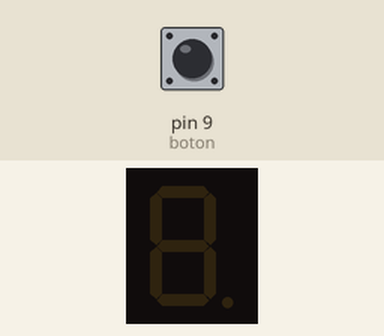
Bench run of a sketch on a simulated Arduino Uno, built with avr-gcc and run on an emulated ATmega328P. On the bench: 1-digit seven-segment display. Wiring (inferred from the names in the program): 1-digit 7-segment display, segments lit when HIGH: segments pin 2, pin 3, pin 4, pin 5, pin 6, pin 7, pin 8. The inputs (shaded band) are chosen by the test bench; at power-on: pin 9 (boton) LOW. The segment pins are drawn as the display they are named for.

Above: at 1.2 s.
1.3 s: pin 9 (boton) pulled HIGH for 0.15 s
At 2.3 s:
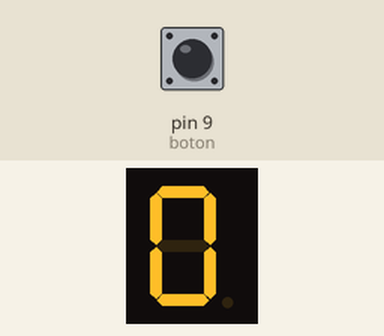
2.9 s: pin 9 (boton) pulled HIGH for 1 s
At 3.5 s:
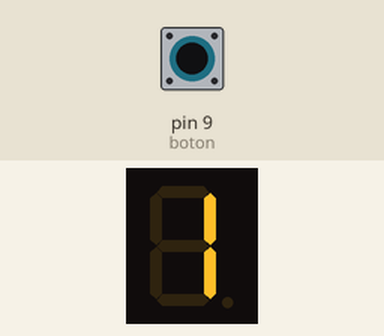
5.4 s: pin 9 (boton) pulled HIGH for 0.15 s
At 6.6 s:
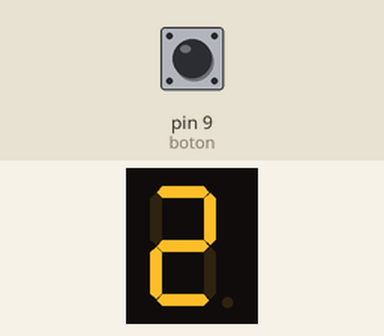
7.0 s: pin 9 (boton) pulled HIGH for 3.2 s
At 7.8 s:
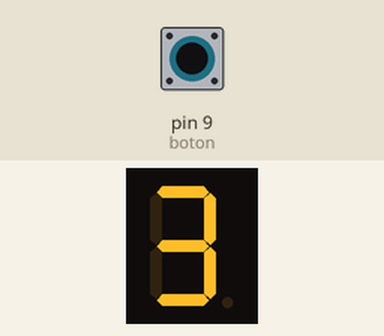
11.7 s: pin 9 (boton) pulled HIGH for 0.15 s
At 12.6 s:
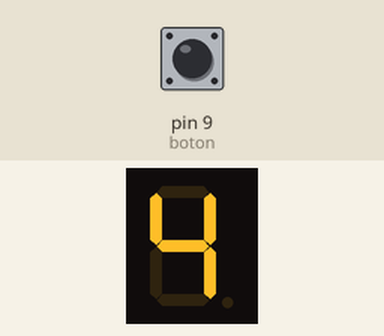
13.3 s: pin 9 (boton) pulled HIGH for 1 s
At 13.8 s:
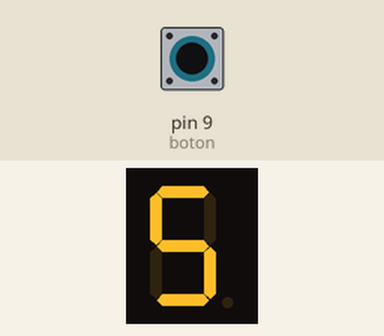
Timing chart, 0 to 16.3 s (numbered marks = the images above; inputs shaded):
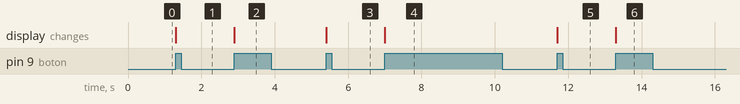

The sketch:

Contador_reloj.ino
```cpp
byte ledA = 2; /// rojo
byte ledB = 3; /// verde
byte ledC = 4; /// azul
byte ledD = 5;
byte ledE = 6;
byte ledF = 7;
byte ledG = 8;
byte boton = 9;
byte boto2 = 10;
byte var = 0;
byte varprev = 0;
byte con = -1;
byte var2 = 0;
byte var2prev = 0;

void setup() {
  // put your setup code here, to run once:
  pinMode(ledA, OUTPUT);
  pinMode(ledB, OUTPUT);
  pinMode(ledC, OUTPUT);
  pinMode(ledD, OUTPUT);
  pinMode(ledE, OUTPUT);
  pinMode(ledF, OUTPUT);
  pinMode(ledG, OUTPUT);
  pinMode(boton, INPUT);
  Serial.begin(9600);
}

void cero(){
  digitalWrite(ledA, LOW);
  digitalWrite(ledB, LOW);
  digitalWrite(ledC, LOW);
  digitalWrite(ledD, LOW);
  digitalWrite(ledE, LOW);
  digitalWrite(ledF, LOW);
  digitalWrite(ledG, LOW);

  digitalWrite(ledA, HIGH);
  digitalWrite(ledB, HIGH);
  digitalWrite(ledC, HIGH);
  digitalWrite(ledD, HIGH);
  digitalWrite(ledE, HIGH);
  digitalWrite(ledF, HIGH);
  digitalWrite(ledG, LOW);
}

void uno(){
  digitalWrite(ledA, LOW);
  digitalWrite(ledB, HIGH);
  digitalWrite(ledC, HIGH);
  digitalWrite(ledD, LOW);
  digitalWrite(ledE, LOW);
  digitalWrite(ledF, LOW);
  digitalWrite(ledG, LOW);
}

void dos(){
  digitalWrite(ledA, HIGH);
  digitalWrite(ledB, HIGH);
  digitalWrite(ledC, LOW);
  digitalWrite(ledD, HIGH);
  digitalWrite(ledE, HIGH);
  digitalWrite(ledF, LOW);
  digitalWrite(ledG, HIGH);
}

void tres(){
  digitalWrite(ledA, HIGH);
  digitalWrite(ledB, HIGH);
  digitalWrite(ledC, HIGH);
  digitalWrite(ledD, HIGH);
  digitalWrite(ledE, LOW);
  digitalWrite(ledF, LOW);
  digitalWrite(ledG, HIGH);
}

void cuatro(){
  digitalWrite(ledA, LOW);
  digitalWrite(ledB, HIGH);
  digitalWrite(ledC, HIGH);
  digitalWrite(ledD, LOW);
  digitalWrite(ledE, LOW);
  digitalWrite(ledF, HIGH);
  digitalWrite(ledG, HIGH);
}

void cinco(){
  digitalWrite(ledA, HIGH);
  digitalWrite(ledB, LOW);
  digitalWrite(ledC, HIGH);
  digitalWrite(ledD, HIGH);
  digitalWrite(ledE, LOW);
  digitalWrite(ledF, HIGH);
  digitalWrite(ledG, HIGH);
}

void seis(){
  digitalWrite(ledA, HIGH);
  digitalWrite(ledB, LOW);
  digitalWrite(ledC, HIGH);
  digitalWrite(ledD, HIGH);
  digitalWrite(ledE, HIGH);
  digitalWrite(ledF, HIGH);
  digitalWrite(ledG, HIGH);
}

void siete(){
  digitalWrite(ledA, HIGH);
  digitalWrite(ledB, HIGH);
  digitalWrite(ledC, HIGH);
  digitalWrite(ledD, LOW);
  digitalWrite(ledE, LOW);
  digitalWrite(ledF, LOW);
  digitalWrite(ledG, LOW);
}

void ocho(){
  digitalWrite(ledA, HIGH);
  digitalWrite(ledB, HIGH);
  digitalWrite(ledC, HIGH);
  digitalWrite(ledD, HIGH);
  digitalWrite(ledE, HIGH);
  digitalWrite(ledF, HIGH);
  digitalWrite(ledG, HIGH);
}

void nueve(){
  digitalWrite(ledA, HIGH);
  digitalWrite(ledB, HIGH);
  digitalWrite(ledC, HIGH);
  digitalWrite(ledD, HIGH);
  digitalWrite(ledE, LOW);
  digitalWrite(ledF, HIGH);
  digitalWrite(ledG, HIGH);
}

void loop() {
  // put your main code here, to run repeatedly:

  var = digitalRead(boton);
  if(var == 1 && varprev == 0){
    con++;
    if(con >= 10){
      con = 0;
    }
    if(con == 0){
      cero();
    }else if(con == 1){
      uno();
    }else if(con == 2){
      dos();
    }else if(con == 3){
      tres();
    }else if(con == 4){
      cuatro();
    }else if(con == 5){
      cinco();
    }else if(con == 6){
      seis();
    }else if(con == 7){
      siete();
    }else if(con == 8){
      ocho();
    }else if(con == 9){
      nueve();
    }

    varprev = var;
  }else{
    varprev = var;
  }

  /*var2 = digitalRead(boton2);
  if(boton2 == 1 && var2prev == 0){
    con--;
    if(con < 0){
      con = 9;
    }
    if(con == 0){
      cero();
    }else if(con == 1){
      uno();
    }else if(con == 2){
      dos();
    }else if(con == 3){
      tres();
    }else if(con == 4){
      cuatro();
    }else if(con == 5){
      cinco();
    }else if(con == 6){
      seis();
    }else if(con == 7){
      siete();
    }else if(con == 8){
      ocho();
    }else if(con == 9){
      nueve();
    }
    var2prev = var2;
  }else{
    var2prev = var2;
  }

  delay(100);*/

}
```

Measured:
- after the input at 1.3 s, the display: changes at once (image 1)
- after the input at 2.9 s, the display: changes at once (image 2)
- after the input at 5.4 s, the display: changes at once (image 3)
- after the input at 7.0 s, the display: changes at once (image 4)
- after the input at 11.7 s, the display: changes at once (image 5)
- after the input at 13.3 s, the display: changes at once (image 6)
